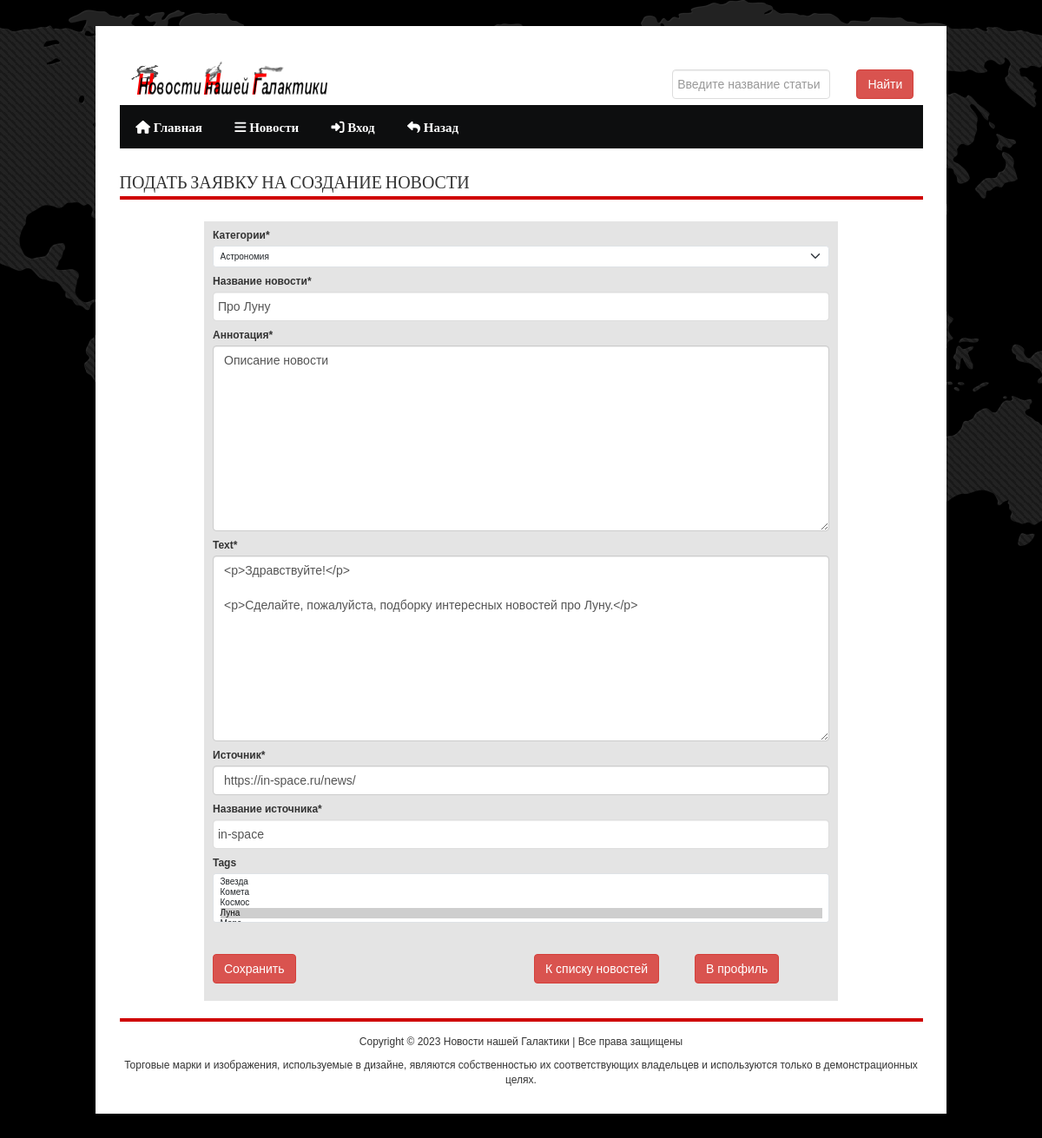
/news/update/14, run on an earlier commit of the app's database.
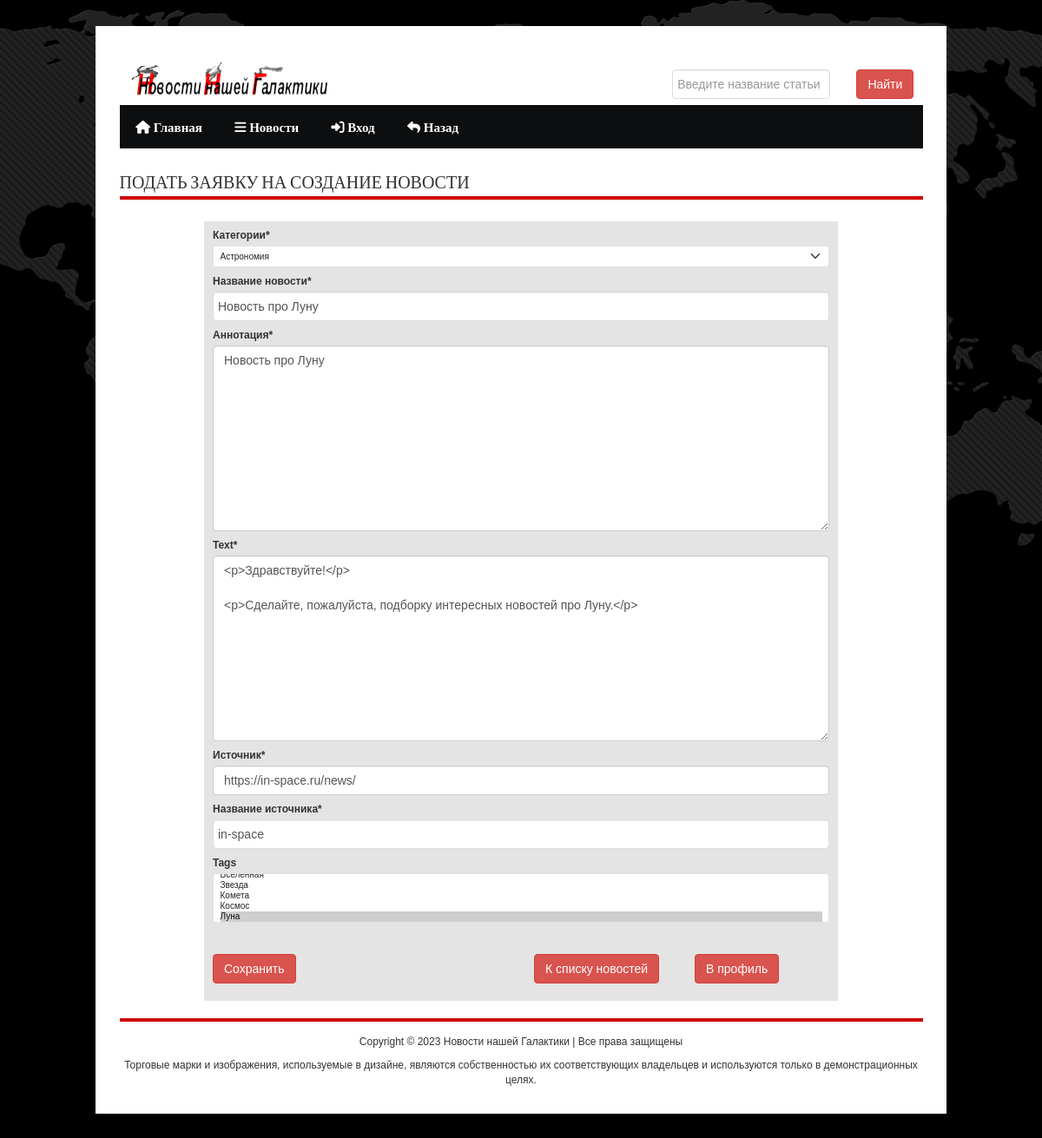
And on a later commit of the database.
### news/models.py (models this page shows, shortened)
class Article(models.Model):
    categories_list = (('A', 'Астрономия'),
                  ('K', 'Космонавтика'),
                  ('AF', 'Астрофизика'),
                  ('G', 'Геология'))
    author = models.ForeignKey(User, on_delete=models.CASCADE, null=True, verbose_name='Автор')
    title = models.CharField('Название новости', max_length=150, default='', validators = [MinLengthValidator(10)], null=False)
    anouncement = models.TextField('Аннотация', max_length=1250, validators = [MinLengthValidator(10)], null=False)
    source = models.URLField('Источник', null=True)
    sourcename = models.CharField('Название источника', max_length=150, validators = [MinLengthValidator(2)], null=False)
    text = RichTextField('Текст новости', validators = [MinLengthValidator(50)], null=False)
    date = models.DateTimeField('Дата публикации', auto_created=True)
    categories = models.CharField(choices=categories_list, max_length=20, verbose_name='Категории')
    tags = models.ManyToManyField(to=Tag, blank=True)
    status = models.BooleanField(default=False, verbose_name='Опубликовано')
    objects = models.Manager()
    published = PublishedManager()
    class Meta:
        ordering = ['title','date']
        verbose_name = 'Новость'
        verbose_name_plural = 'Новости'

class Tag(models.Model):
    title = models.CharField(max_length=80, verbose_name='Название')
    status = models.BooleanField(default=True, verbose_name='Статус')
    def __str__(self):
        return self.title
    class Meta:
        ordering = ['title','status']
        verbose_name = 'Тэг'
        verbose_name_plural ='Тэги'

### news/views.py (the view)
# urls.py: path('update/<int:pk>', views.ArticleUpdateView.as_view(), name='news_update'),
class ArticleUpdateView(UpdateView):
    model = Article
    success_url = reverse_lazy('user_profile')
    template_name = 'news/news_input.html'
    fields = ['categories','title','anouncement','text','source','sourcename','tags']

### news/templates/news/news_input.html (shortened to what this page needs)
<!DOCTYPE html PUBLIC "-//W3C//DTD XHTML 1.0 Transitional//EN"
        "http://www.w3.org/TR/xhtml1/DTD/xhtml1-transitional.dtd">
{% load static %}
{% load bootstrap5 %}
{% load crispy_forms_tags %}
<html xmlns="http://www.w3.org/1999/xhtml">
<html lang="ru">
<head>
    {%bootstrap_css%}
    <link rel="stylesheet" type="text/css" href="{% static 'main/' %}assets/font/font-awesome.min.css"/>
    <link rel="stylesheet" type="text/css" href="{% static 'main/' %}assets/font/font.css"/>
    <link rel="stylesheet" type="text/css" href="{% static 'main/' %}assets/css/bootstrap.min.css" media="screen"/>
    <link rel="stylesheet" type="text/css" href="{% static 'main/' %}assets/css/style.css" media="screen"/>
    <link rel="stylesheet" type="text/css" href="{% static 'main/' %}assets/css/responsive.css" media="screen"/>
    <link rel="stylesheet" type="text/css" href="{% static 'main/' %}assets/css/jquery.bxslider.css" media="screen"/>
</head>
<body>
<div class="body_wrapper">
    <div class="center">
        {% block header %} {% include 'main/header.html' %} {% endblock %}
        <div class="content_area">
            {% if user.is_staff == True %}
            <h2 class="title"></h2>
                {% else %}
                <h2 class="title">ПОДАТЬ ЗАЯВКУ НА СОЗДАНИЕ НОВОСТИ</h2>
            {% endif %}
            <div class="content_area">
                <div class="inner_footer_top">
                    <div class="single_sidebar">
                        <div class="news-letter">
                            <div class="container-fluid>">
                                <form method="post" enctype="multipart/form-data">
                                    {{ form|crispy }}<br><br>
                                    <div class="row">
                                        <div class="col-lg-6">
                                            <p><input class="btn btn-danger" type="submit" value="Сохранить"></p>
                                        </div>
                                        <div class="col-lg-3">
                                            <a class="btn btn-danger" href="{% url 'news_index' %}">К списку новостей</a>
                                        </div>
                                        <div class="col-lg-3">
                                            <p><a class="btn btn-danger" href="{% url 'user_profile' %}">В профиль</a></p>
                                        </div>
                                    </div>
                                </form>
                            </div>
                        </div>
                    </div>
                </div>
            </div>
            <h6 class="title"></h6>
            {% block footer %} {% include 'main/footer.html' %} {% endblock %}
        </div>
    </div>
<link rel="stylesheet" href="https://ajax.googleapis.com/ajax/libs/jqueryui/1.11.4/themes/smoothness/jquery-ui.css">
</body>
</html>

What changed in the data, as far as the page shows it:
changed Article "Астрономия": title "Про Луну" → "Новость про Луну"; anouncement "Описание новости" → "Новость про Луну"
